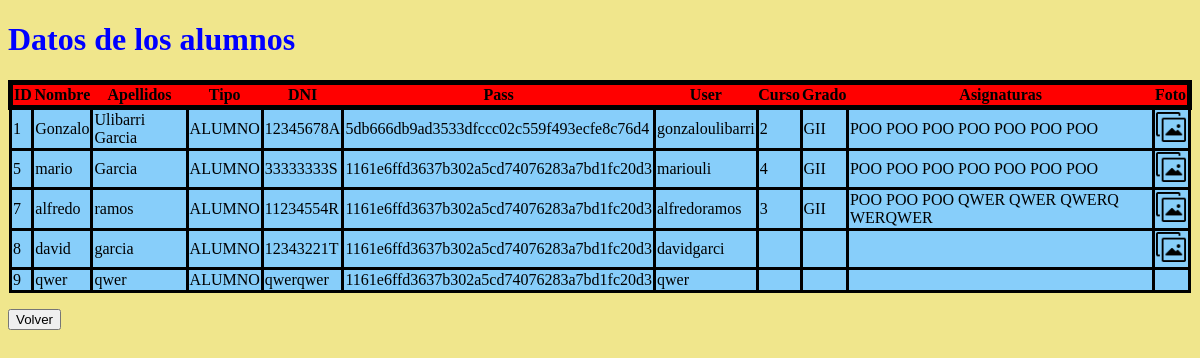
Page /src/verAlumno.php on the earlier database version.
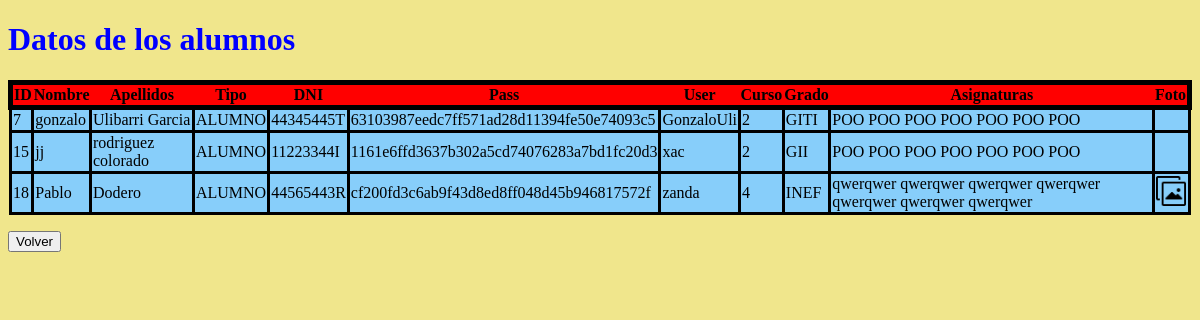
Same page on the later database version.
### tables this page shows
CREATE TABLE `persona` (
  `ID` int NOT NULL,
  `NOMBRE` varchar(25) NOT NULL,
  `APELLIDOS` varchar(45) NOT NULL,
  `TIPO` enum('ALUMNO','PROFESOR','ADMIN') NOT NULL,
  `DNI` varchar(9) NOT NULL,
  `PASS` varchar(25) DEFAULT NULL,
  `USER` varchar(20) NOT NULL,
  `FOTO` varchar(100) NOT NULL DEFAULT 'default.jpg'
);

CREATE TABLE `alumno` (
  `DNI` varchar(9) NOT NULL,
  `CURSO` varchar(10) NOT NULL,
  `GRADO` varchar(25) NOT NULL,
  `MATRICULADO` varchar(300) NOT NULL
);

### src/verAlumno.php (the view, shortened to what this page needs)
<!DOCTYPE html>
<html>
    <head>
        <link href="../templates/tabla.css" rel="stylesheet" type="text/css">
    </head>
    <body>
    <h1 style= "color: blue;">Datos de los alumnos</h1>
    <?php
         $conexionadmin = mysqli_connect('localhost','root', '777303', 'universidad');
        $consulta = mysqli_query($conexionadmin, "SELECT * FROM persona where TIPO='ALUMNO'");
        $consultaalum = mysqli_query($conexionadmin, "SELECT * FROM alumno");
        $numcol = mysqli_num_rows($consulta);
        for( $i = 0 ; $i < $numcol ; $i++ ){
            $fila = mysqli_fetch_array($consulta);
            $filaalum = mysqli_fetch_array($consultaalum);
            if($i == 0){
                echo " <table class=\"encabezado\" >
                <tr class = \"titulos\">
                <th>ID</th>
                <th>Nombre</th>
                <th>Apellidos</th>
                <th>Tipo</th>
                <th>DNI</th>
                <th>Pass</th>
                <th>User</th>
                <th>Curso</th>
                <th>Grado</th>
                <th>Asignaturas</th>
                <th>Foto</th>
                </tr>";
            }
                $filename = $fila['FOTO'];
                $dir = "../imgs/".$filename ;
                $matr =str_replace(",", " ", $filaalum['MATRICULADO'] );
                echo
                "<tr class=\"filas\" >
                <td> ".$fila['ID']." </td>
                <td> ".$fila['NOMBRE']." </td>
                <td> ".$fila['APELLIDOS']." </td>
                <td> ".$fila['TIPO']." </td>
                <td> ".$fila['DNI']." </td>
                <td> ".sha1($fila['PASS'])." </td>
                <td> ".$fila['USER']." </td>
                <td> ".$filaalum['CURSO']." </td>
                <td> ".$filaalum['GRADO']." </td>
                <td> ".$matr."</td>
                <td> <a href=$dir>";
                if($filename != null)
                    echo "<img src=\"../imgs/img.png\" width=\"30px\" height=\"30px\" /> </a> </td>";
                echo "<tr>";
        }
        echo "</table></div>";
        echo " <br>   <form action=\"./paneladmin.php\" >
        <input type=\"submit\" value=\"Volver\" />
        </form>";
    ?>
    </body>
</html>

### templates/tabla.css (style rules this page uses)
body { background-color :khaki; }
.encabezado { table-layout: auto; width: 100%; border: 10px black; border-collapse: collapse; }
.filas { border: black 3px solid; background-color:lightskyblue; }
.titulos { border: black 5px solid; background-color: red; }
td { border: black 3px solid; }

Differences in the rows shown:
removed persona: shows "ID", ID "1", NOMBRE "Gonzalo", APELLIDOS "Ulibarri Garcia", TIPO "ALUMNO", DNI "12345678A", PASS "5db666db9ad3533dfccc02c559f493ecfe8c76d4", USER "gonzaloulibarri", alumno.CURSO "2", alumno.GRADO "GII", alumno.MATRICULADO "POO POO POO POO POO POO POO"
removed persona: ID "5", NOMBRE "mario", APELLIDOS "Garcia", TIPO "ALUMNO", DNI "33333333S", PASS "1161e6ffd3637b302a5cd74076283a7bd1fc20d3", USER "mariouli", alumno.CURSO "4", alumno.GRADO "GII", alumno.MATRICULADO "POO POO POO POO POO POO POO"
removed persona: ID "8", NOMBRE "david", APELLIDOS "garcia", TIPO "ALUMNO", DNI "12343221T", PASS "1161e6ffd3637b302a5cd74076283a7bd1fc20d3", USER "davidgarci"
removed persona: ID "9", NOMBRE "qwer", APELLIDOS "qwer", TIPO "ALUMNO", DNI "qwerqwer", PASS "1161e6ffd3637b302a5cd74076283a7bd1fc20d3", USER "qwer"
changed persona id 7: NOMBRE "alfredo" → "gonzalo"; APELLIDOS "ramos" → "Ulibarri Garcia"; DNI "11234554R" → "44345445T"; PASS "1161e6ffd3637b302a5cd74076283a7bd1fc20d3" → "63103987eedc7ff571ad28d11394fe50e74093c5"; USER "alfredoramos" → "GonzaloUli"; alumno.CURSO "3" → "2"; alumno.GRADO "GII" → "GITI"; alumno.MATRICULADO "POO POO POO QWER QWER QWERQ WERQWER" → "POO POO POO POO POO POO POO"; FOTO "Foto0097.jpg" → empty (drawn); FOTO: picture removed; now shows "ID Nombre Apellidos Tipo DNI Pass User Curso Grado Asignaturas Foto"
added persona: ID "15", NOMBRE "jj", APELLIDOS "rodriguez colorado", TIPO "ALUMNO", DNI "11223344I", PASS "1161e6ffd3637b302a5cd74076283a7bd1fc20d3", USER "xac", alumno.CURSO "2", alumno.GRADO "GII", alumno.MATRICULADO "POO POO POO POO POO POO POO"
added persona: ID "18", NOMBRE "Pablo", APELLIDOS "Dodero", TIPO "ALUMNO", DNI "44565443R", PASS "cf200fd3c6ab9f43d8ed8ff048d45b946817572f", USER "zanda", alumno.CURSO "4", alumno.GRADO "INEF", alumno.MATRICULADO "qwerqwer qwerqwer qwerqwer qwerqwer qwerqwer qwerqwer qwerqwer"
